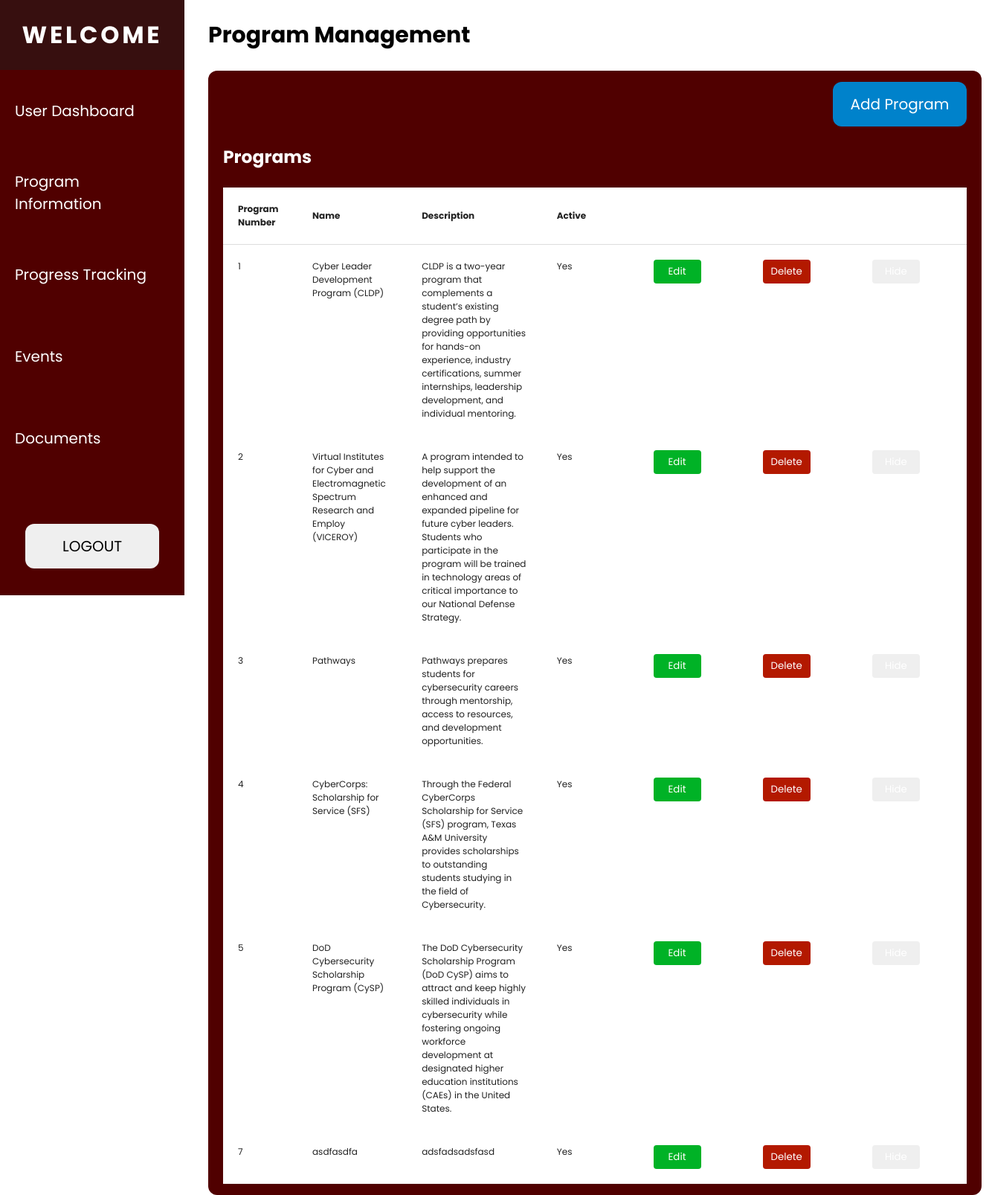
/pages/program_management.php (signed in), run on the app's committed database.
### tables this page shows
CREATE TABLE `programs` (
  `Program_Num` int(11) NOT NULL,
  `Name` varchar(255) NOT NULL,
  `Description` varchar(255) NOT NULL,
  `IsActive` tinyint(4) DEFAULT 1
);

### pages/program_management.php (the view, shortened to what this page needs)
<?php
include '../assets/user_admin_header.php';
include '../assets/navbar.php';
include_once '../includes/dbh.inc.php';
?>
<!DOCTYPE html>
<html lang="en">
<head>
</head>
<div class="main-container margin-left-280">
    <div class="header">
        <h2>Program Management</h2>
    </div>
    <div class="table-wrapper">
        <div class="flex flex-col align-end min-width-180">
            <button class="add-btn" onclick="window.location.href='add_program.php'">Add Program</button>
        </div>
        <h3>Programs</h3>
        <?php
            $stmt = $conn->prepare("SELECT * FROM Programs");
            $stmt->execute();
            $result = $stmt->get_result();
        ?>
        <div class="table-container">
            <table id="programTable">
                <thead>
                    <tr>
                        <th class="program-number">Program Number</th>
                        <th>Name</th>
                        <th>Description</th>
                        <th>Active</th>
                        <th class="hidden">.</th>
                        <th class="hidden">.</th>
                        <th class="hidden">.</th>
                    </tr>
                </thead>
                <tbody>
                    <?php
                    if (mysqli_num_rows($result) > 0) {
                        while ($row = mysqli_fetch_assoc($result)) {
                            $activeStatus = $row['IsActive'] ? 'Yes' : 'No';
                            ?>
                            <tr>
                                <td><?php echo htmlspecialchars($row['Program_Num']); ?></td>
                                <td><?php echo htmlspecialchars($row['Name']); ?></td>
                                <td class="description"><?php echo htmlspecialchars($row['Description']); ?></td>
                                <td><?php echo $activeStatus; ?></td>
                                <td>
                                    <button onclick="location.href='add_program.php?Program_Num=<?php echo $row['Program_Num']; ?>'" class="table-btn edit-btn">Edit</button>
                                </td>
                                <td>
                                    <form action="../includes/process_program.php" method="POST">
                                        <button type="submit" name="delete_program" class="table-btn delete-btn" onclick="return confirm('Are you sure you want to delete this program?');">Delete</button>
                                    </form>
                                </td>
                                <td>
                                    <form action="../includes/process_program.php" method="POST">
                                        <button type="submit" name="hide_program" class="table-btn"><?php echo $row['IsActive'] ? 'Hide' : 'Show'; ?></button>
                                    </form>
                                </td>
                            </tr>
                            <?php
                        }
                    } else {
                        echo "<tr><td colspan='7'>No programs found.</td></tr>";
                    }
                    ?>
                </tbody>
            </table>
        </div>
    </div>
</div>

### assets/user_admin_header.php (shortened to what this page needs)
<!DOCTYPE html>
<html>
    <head>
        <link rel="stylesheet" href="../css/navbar.css">
        <link rel="stylesheet" href="../css/modal.css">
        <link rel="stylesheet" href="../css/style.css">
    </head>
    <body>

### assets/navbar.php (shortened to what this page needs)
<nav class="navbar">
        <ul class="navbar-nav">
            <li class="welcome-wrapper">
                <a href="../pages/admin_dashboard.php" class="welcome">WELCOME</a>
            </li>
        <li class="nav-item">
            <a href="../pages/user_admin.php" class="nav-link" >User Dashboard</a>
        </li>
        <li class="nav-item">
            <a href="../pages/program_management.php" class="nav-link">Program Information</a>
        </li>
        <li class="nav-item">
            <a href="#" class="nav-link">Progress Tracking</a>
        </li>
        <li class="nav-item">
            <a href="../pages/event_admin.php" class="nav-link">Events</a>
        </li>
        <li class="nav-item">
            <a href="../pages/documents_admin.php" class="nav-link">Documents</a>
        </li>
        <li class="nav-item">
            <div class="btn-wrapper">
                <form action="../includes/logout.php" method="post">
                    <button type="submit" class="logout-btn">LOGOUT</button>
                </form>
            </div>
    </ul>
</nav>

### css/navbar.css (style rules this page uses)
body { margin: 0; padding: 0; font-family: 'Poppins', sans-serif; }
.navbar { margin: 0; padding: 0; position: fixed; top: 0; width: 248px; height: 100vh; background-color: #500000; }
.welcome { font-weight: bold; font-size: 32px; text-decoration: none; color: white; }
.welcome-wrapper { height: 94px; width: 100%; display: flex; flex-direction: column; align-items: center; justify-content: center; background: rgba(30, 30, 30, 0.50); letter-spacing: 0.3ch; }
.navbar-nav { list-style: none; padding: 0; margin: 0; display: flex; flex-direction: column; align-items: center; height: 100%; font-size: 20px; }
.nav-item { width: 100%; }
.nav-link { text-decoration: none; display: flex; align-items: center; height: 70px; color: white; padding: 20px; }
.btn-wrapper { top: 100%; position: relative; width: 100%; display: flex; flex-direction: column; align-items: center; justify-content: flex-end; }
.logout-btn { border: none; font-family: 'Poppins', sans-serif; width: 180px; height: 60px; border-radius: 12px; display: flex; align-items: center; justify-content: center; font-size: 20px; }

### css/modal.css (style rules this page uses)
* { font-family: 'Poppins', sans-serif; }

### css/style.css (style rules this page uses)
.main-container { margin: 0; padding: 0; font-family: 'Poppins', sans-serif; font-size: 20px; color: black; }
.margin-left-280 { margin-left: 280px; }
.add-btn { border: none; font-family: 'Poppins', sans-serif; width: 180px; height: 60px; border-radius: 12px; display: flex; align-items: center; justify-content: center; font-size: 20px; background-color: #0082CB; color: white; transition: 0.1s; cursor: pointer }
.header { display: flex; justify-content: space-between; align-items: center; padding-right: 35px; }
.table-wrapper { background-color: #500000; padding: 15px 20px; margin-right: 35px; border-radius: 12px; color: white; min-width: 1000px; }
.min-width-180 { min-width: 180px; }
.flex { display: flex; }
.flex-col { flex-direction: column; }
.align-end { align-items: flex-end; }
a { text-decoration: none; }
table { border-collapse: collapse; width: 100%; }
td, th { text-align: left; font-size: 12px; background-color: white; padding: 20px; color: #222222; }
th { border-bottom: 1px solid #ddd; }
.hidden { color: white; }
.table-container { overflow-x: auto; max-width: 1600px; }
.table-btn { width: 64px; height: 32px; padding: 6px 12px; color: #fff; border: none; border-radius: 4px; cursor: pointer; transition: 0.1s; display: flex; justify-content: center; }
.edit-btn { background-color: #00B226; text-align: center }
.delete-btn { background-color: #B31900; text-align: center }
.table-container table td { word-wrap: break-word; white-space: normal; vertical-align: top; max-width: 50px; }

### pages/program_management.php (style rules this page uses)
.program-number { width: 10%; }

### data on the page
programs: Program_Num "1", Name "Cyber Leader Development Program (CLDP)", Description "CLDP is a two-year program that complements a student’s existing degree path by providing opportunities for hands-on experience, industry certifications, summer internships, leadership development, and individual mentoring.", IsActive "Yes"
programs: Program_Num "2", Name "Virtual Institutes for Cyber and Electromagnetic Spectrum Research and Employ (VICEROY)", Description "A program intended to help support the development of an enhanced and expanded pipeline for future cyber leaders. Students who participate in the program will be trained in technology areas of critical importance to our National Defense Strategy.", IsActive "Yes"
programs: Program_Num "3", Name "Pathways", Description "Pathways prepares students for cybersecurity careers through mentorship, access to resources, and development opportunities.", IsActive "Yes"
programs: Program_Num "4", Name "CyberCorps: Scholarship for Service (SFS)", Description "Through the Federal CyberCorps Scholarship for Service (SFS) program, Texas A&M University provides scholarships to outstanding students studying in the field of Cybersecurity.", IsActive "Yes"
programs: Program_Num "5", Name "DoD Cybersecurity Scholarship Program (CySP)", Description "The DoD Cybersecurity Scholarship Program (DoD CySP) aims to attract and keep highly skilled individuals in cybersecurity while fostering ongoing workforce development at designated higher education institutions (CAEs) in the United States.", IsActive "Yes"
programs: Program_Num "7", Name "asdfasdfa", Description "adsfadsadsfasd", IsActive "Yes"
